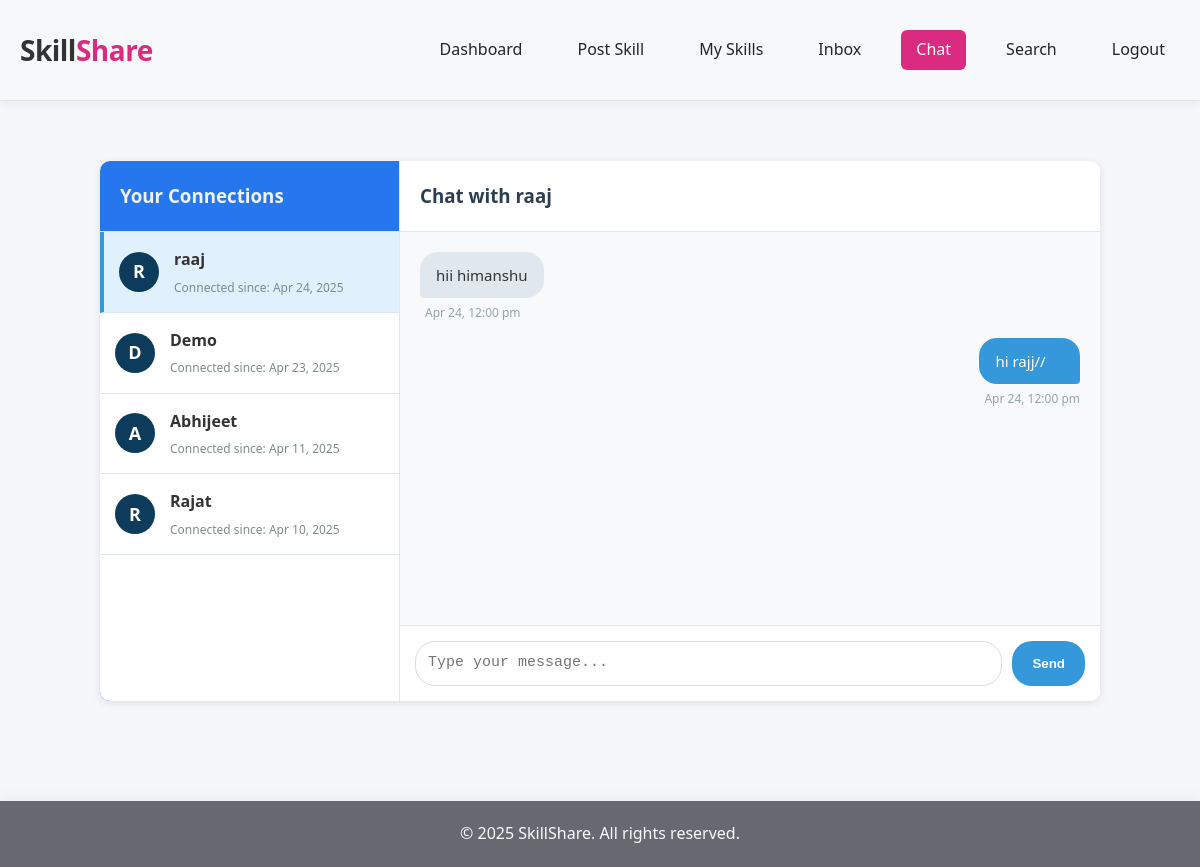
The page /pages/chat.php?user=8 (signed in) on the database its author committed.
### tables this page shows
CREATE TABLE `users` (
  `id` int(11) NOT NULL,
  `name` varchar(100) DEFAULT NULL,
  `email` varchar(100) DEFAULT NULL,
  `password` varchar(255) DEFAULT NULL,
  `bio` text DEFAULT NULL,
  `profile_pic` varchar(255) DEFAULT NULL,
  `role` enum('user','admin') DEFAULT 'user',
  `created_at` timestamp NOT NULL DEFAULT current_timestamp()
);

CREATE TABLE `chat_messages` (
  `id` int(11) NOT NULL,
  `sender_id` int(11) NOT NULL,
  `receiver_id` int(11) NOT NULL,
  `message` text NOT NULL,
  `timestamp` datetime DEFAULT current_timestamp(),
  `is_read` tinyint(1) DEFAULT 0
);

### pages/chat.php (the view, shortened to what this page needs)
<?php
require_once('../includes/db.php');
require_once('../includes/header.php');
$user_id = $_SESSION['user_id'];
$active_chat = isset($_GET['user']) ? intval($_GET['user']) : 0;
$connections_sql = "
    SELECT
        u.id,
        u.name,
        m.timestamp AS connected_since
    FROM
        messages m
    JOIN
        users u ON (m.from_id = u.id OR m.to_id = u.id)
    WHERE
        ((m.from_id = ? AND m.to_id = u.id) OR (m.to_id = ? AND m.from_id = u.id))
        AND m.status = 'accepted'
    GROUP BY
        u.id
    ORDER BY
        connected_since DESC
";
$connections_stmt = mysqli_prepare($conn, $connections_sql);
mysqli_stmt_bind_param($connections_stmt, "ii", $user_id, $user_id);
mysqli_stmt_execute($connections_stmt);
$connections_result = mysqli_stmt_get_result($connections_stmt);
$messages = [];
$chat_partner = null;
if ($active_chat > 0) {
    $partner_sql = "SELECT id, name FROM users WHERE id = ?";
    $partner_stmt = mysqli_prepare($conn, $partner_sql);
    mysqli_stmt_bind_param($partner_stmt, "i", $active_chat);
    mysqli_stmt_execute($partner_stmt);
    $chat_partner = mysqli_fetch_assoc(mysqli_stmt_get_result($partner_stmt));
    $messages_sql = "
        SELECT * FROM chat_messages
        WHERE (sender_id = ? AND receiver_id = ?)
           OR (sender_id = ? AND receiver_id = ?)
        ORDER BY timestamp ASC
    ";
    $messages_stmt = mysqli_prepare($conn, $messages_sql);
    mysqli_stmt_bind_param($messages_stmt, "iiii", $user_id, $active_chat, $active_chat, $user_id);
    mysqli_stmt_execute($messages_stmt);
    $messages_result = mysqli_stmt_get_result($messages_stmt);
    $messages = [];
    if ($messages_result) {
        while ($row = mysqli_fetch_assoc($messages_result)) {
            $messages[] = $row;
        }
    } else {
        echo "";
    }
}
?>
<link rel="stylesheet" href="../assets/css/chat.css">
<div class="chat-container">
    <div class="connections-sidebar">
        <h3>Your Connections</h3>
        <div class="connection-list">
            <?php if (mysqli_num_rows($connections_result) > 0): ?>
                <?php while ($connection = mysqli_fetch_assoc($connections_result)): ?>
                    <a href="chat.php?user=<?php echo $connection['id']; ?>"
                       class="connection-item <?php echo ($active_chat == $connection['id']) ? 'active' : ''; ?>">
                        <div class="connection-avatar">
                            <?php echo strtoupper(substr($connection['name'], 0, 1)); ?>
                        </div>
                        <div class="connection-info">
                            <span class="connection-name"><?php echo htmlspecialchars($connection['name']); ?></span>
                            <span class="connection-date">Connected since: <?php echo date('M d, Y', strtotime($connection['connected_since'])); ?></span>
                        </div>
                    </a>
                <?php endwhile; ?>
            <?php else: ?>
                <p class="no-connections">You don't have any connections yet. <a href="search.php">Find users to connect with!</a></p>
            <?php endif; ?>
        </div>
    </div>
    <div class="chat-main">
        <?php if ($active_chat && $chat_partner): ?>
            <div class="chat-header">
                <h3>Chat with <?php echo htmlspecialchars($chat_partner['name']); ?></h3>
            </div>
            <div class="chat-messages" id="chatMessages">
                <?php if (count($messages) > 0): ?>
                    <?php foreach ($messages as $message): ?>
                        <div class="message <?php echo ($message['sender_id'] == $user_id) ? 'sent' : 'received'; ?>">
                            <div class="message-content">
                                <?php echo nl2br(htmlspecialchars($message['message'])); ?>
                            </div>
                            <div class="message-time">
                                <?php echo date('M d, g:i a', strtotime($message['timestamp'])); ?>
                            </div>
                        </div>
                    <?php endforeach; ?>
                <?php else: ?>
                    <p class="no-messages">No messages yet. Start the conversation!</p>
                <?php endif; ?>
            </div>
            <div class="chat-form">
                <form id="messageForm" action="send_message.php" method="POST">
                    <textarea name="message" placeholder="Type your message..." required></textarea>
                    <button type="submit">Send</button>
                </form>
            </div>
        <?php endif; ?>
    </div>
</div>
<?php require_once('../includes/footer.php'); ?>

### includes/header.php (shortened to what this page needs)
<?php
$currentPage = basename($_SERVER['PHP_SELF']);
?>
<!DOCTYPE html>
<html>
<head>
    <link rel="stylesheet" href="https://cdnjs.cloudflare.com/ajax/libs/font-awesome/6.0.0-beta3/css/all.min.css">
</head>
<body>
    <header class="site-header">
        <div class="container header-content">
            <a href="../pages/dashboard.php" class="logo">Skill<span>Share</span></a>
            <nav class="main-nav">
                <a href="../pages/dashboard.php" class="<?php echo ($currentPage == 'dashboard.php') ? 'active' : ''; ?>">Dashboard</a>
                <a href="../pages/post_skill.php" class="<?php echo ($currentPage == 'post_skill.php') ? 'active' : ''; ?>">Post Skill</a>
                <a href="../pages/my_skills.php" class="<?php echo ($currentPage == 'my_skills.php') ? 'active' : ''; ?>">My Skills</a>
                <a href="../pages/inbox.php" class="<?php echo ($currentPage == 'inbox.php') ? 'active' : ''; ?>">Inbox</a>
                <a href="../pages/chat.php" class="<?php echo ($currentPage == 'chat.php') ? 'active' : ''; ?>">Chat</a>
                <a href="../pages/search.php" class="<?php echo ($currentPage == 'search.php') ? 'active' : ''; ?>">Search</a>
                <a href="../includes/logout.php">Logout</a>
            </nav>
        </div>
    </header>
    <div class="main-content">
</body>
</html>

### includes/footer.php (shortened to what this page needs)
    <footer class="site-footer">
        <div class="container">
            <p>&copy; <?php echo date('Y'); ?> SkillShare. All rights reserved.</p>
        </div>
    </footer>
</body>
</html>

### assets/css/chat.css (style rules this page uses)
.chat-container { display: flex; height: calc(80vh - 100px); max-height: 800px; margin: 30px 100px; background-color: rgb(255, 255, 255); border-radius: 10px; box-shadow: 0 2px 10px rgba(0,0,0,0.1); overflow: hidden; }
.connections-sidebar { width: 300px; background-color: #2676ed; border-right: 1px solid #e1e8ed; display: flex; flex-direction: column; }
.connections-sidebar h3 { padding: 20px; margin: 0; color: #eff3f7; border-bottom: 1px solid #e1e8ed; }
.connection-list { overflow-y: auto; background-color: rgb(255, 255, 255); flex: 1; }
.connection-item { display: flex; align-items: center; padding: 15px; border-bottom: 1px solid #e1e8ed; text-decoration: none; color: #333; transition: background-color 0.2s; }
.connection-item.active { background-color: #e1f0fd; border-left: 4px solid #3498db; }
.connection-avatar { width: 40px; height: 40px; border-radius: 50%; background-color: #0c3b5b; color: white; display: flex; align-items: center; justify-content: center; font-size: 18px; font-weight: bold; margin-right: 15px; }
.connection-info { display: flex; flex-direction: column; }
.connection-name { font-weight: bold; margin-bottom: 5px; }
.connection-date { font-size: 12px; color: #7f8c8d; }
.chat-main { flex: 1; display: flex; flex-direction: column; }
.chat-header { padding: 20px; border-bottom: 1px solid #e1e8ed; }
.chat-header h3 { margin: 0; color: #2c3e50; }
.chat-messages { flex: 1; overflow-y: auto; padding: 20px; background-color: #f8f9fa; display: flex; flex-direction: column; }
.message { max-width: 75%; margin-bottom: 15px; animation: fadeIn 0.3s; }
.message.sent { align-self: flex-end; }
.message.received { align-self: flex-start; }
.message-content { padding: 12px 16px; border-radius: 18px; font-size: 15px; line-height: 1.5; word-wrap: break-word; }
.message.sent .message-content { background-color: #3498db; color: white; border-bottom-right-radius: 4px; }
.message.received .message-content { background-color: #e1e8ed; color: #333; border-bottom-left-radius: 4px; }
.message-time { font-size: 12px; color: #95a5a6; margin-top: 5px; margin-left: 5px; }
.chat-form { padding: 15px; border-top: 1px solid #e1e8ed; background-color: #fff; }
.chat-form form { display: flex; gap: 10px; }
.chat-form textarea { flex: 1; padding: 12px; border: 1px solid #ddd; border-radius: 20px; font-size: 15px; resize: none; height: 45px; max-height: 120px; transition: height 0.2s; }
.chat-form button { background-color: #3498db; color: white; border: none; border-radius: 20px; padding: 0 20px; font-weight: bold; cursor: pointer; transition: background-color 0.2s; }

### includes/header.php (style rules this page uses)
* { margin: 0; padding: 0; box-sizing: border-box; }
html, body { height: 100%; }
body { font-family: 'Segoe UI', Tahoma, Geneva, Verdana, sans-serif; line-height: 1.6; background-color: #f5f7fa; color: #333; display: flex; flex-direction: column; }
.container { max-width: 1200px; margin: 0 auto; padding: 0 20px; }
.site-header { background-color:rgb(246, 248, 250); color: #333; padding: 20px 0; box-shadow: 0 4px 12px rgba(0,0,0,0.05); position: sticky; top: 0; z-index: 100; border-bottom: 1px solid #e0e0e0; }
.header-content { display: flex; justify-content: space-between; align-items: center; height: 60px; }
.logo { font-size: 28px; font-weight: bold; color: #333; text-decoration: none; letter-spacing: -0.5px; }
.logo span { color: #db2b80; }
.main-nav { display: flex; gap: 25px; height: 100%; align-items: center; }
.main-nav a { color: #212529; text-decoration: none; padding: 10px 15px; border-radius: 6px; transition: background-color 0.3s ease, color 0.3s ease; font-weight: 500; display: flex; align-items: center; height: 40px; }
.main-nav a.active { background-color: #db2b80; color: white; }
.main-content { flex: 1 1 auto; padding: 30px 0; }
.site-footer { background-color:rgb(102, 106, 112); color: #f8f9fa; padding: 20px 0; text-align: center; margin-top: 40px; box-shadow: 0 -4px 12px rgba(0,0,0,0.05); flex-shrink: 0; }

### rows shown on the page
users: name "R", name "raaj", connected_since "Apr 24, 2025"
users: name "D", name "Demo", connected_since "Apr 23, 2025"
users: name "A", name "Abhijeet", connected_since "Apr 11, 2025"
users: name "R", name "Rajat", connected_since "Apr 10, 2025"
chat_messages: message "hii himanshu", timestamp "Apr 24, 12:00 pm"
chat_messages: message "hi rajj//", timestamp "Apr 24, 12:00 pm"
